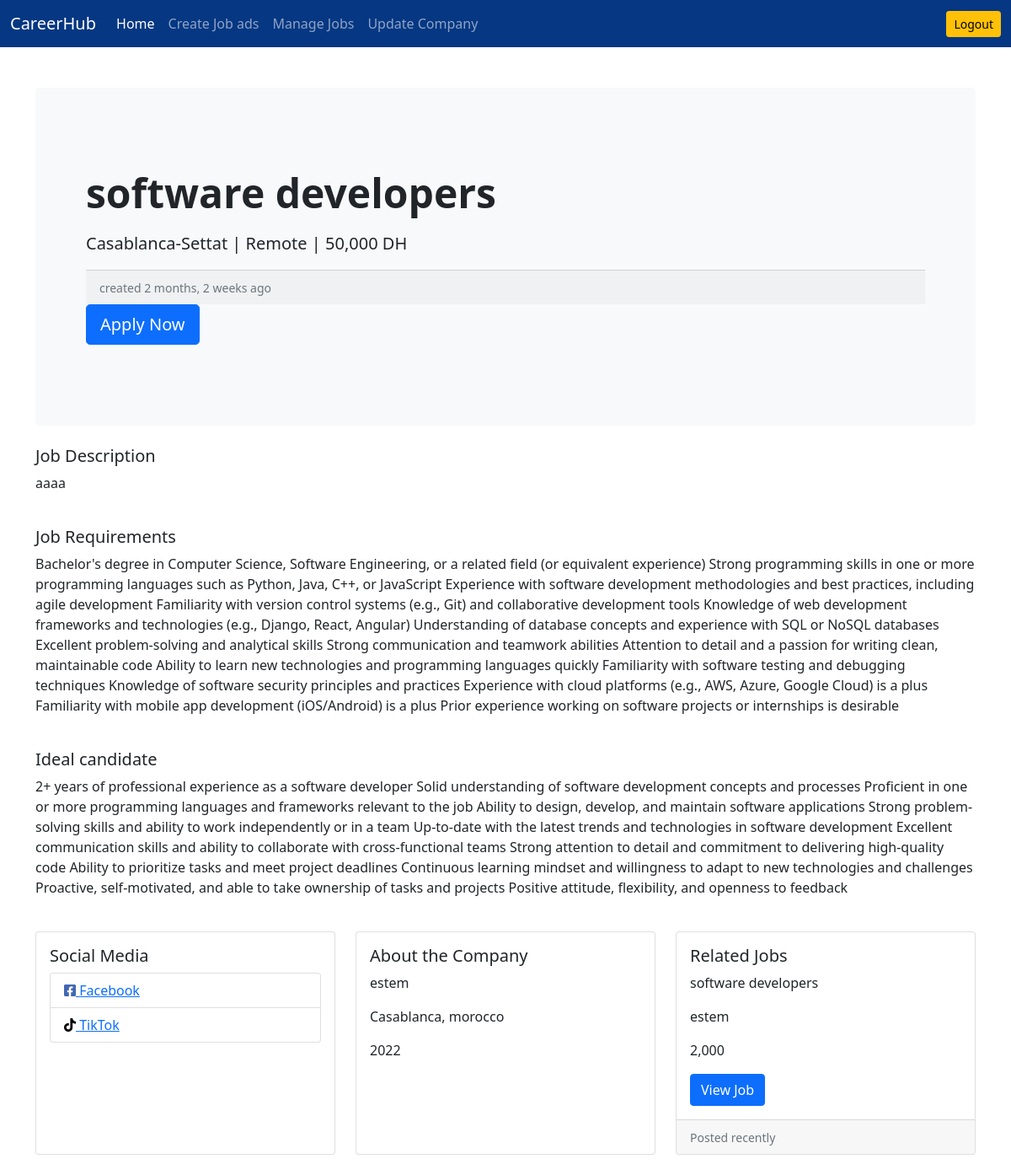
/job/job-details/29/ (signed in), run on the app's committed database.
### job/models.py (models this page shows, shortened)
class Job(models.Model):
    job_type_choices=(
        ('Remote','Remote'),
        ('Onsite','Onsite'),
        ('Hybride','Hybride')
    )
    user=models.ForeignKey(User,on_delete=models.CASCADE)
    company=models.ForeignKey(Company,on_delete=models.CASCADE)
    title= models.CharField(max_length=100)
    city=models.CharField(max_length=100)
    salary=models.PositiveBigIntegerField(default=2000)
    requirements=models.TextField()
    description=models.TextField(null=True)
    ideal_candidate=models.TextField()
    is_available=models.BooleanField(default=True)
    timestamp=models.DateTimeField(auto_now_add=True)
    industry=models.ForeignKey(Industry,on_delete=models.DO_NOTHING,null=True,blank=True)
    state=models.ForeignKey(State,on_delete=models.DO_NOTHING,null=True,blank=True)
    job_type=models.CharField(max_length=20, choices=job_type_choices,null=True,blank=True)

class State(models.Model):
    name = models.CharField(max_length=100)
    def __str__(self):
        return self.name

### company/models.py (models this page shows, shortened)
class Company(models.Model):
    user = models.OneToOneField(User, on_delete=models.CASCADE)
    name = models.CharField(max_length=100, null=True, blank=True)
    est_date = models.PositiveBigIntegerField(null=True, blank=True)
    city = models.CharField(max_length=100, null=True, blank=True)
    state = models.CharField(max_length=100, null=True, blank=True)
    facebook = models.URLField(max_length=200, null=True, blank=True)
    twitter = models.URLField(max_length=200, null=True, blank=True)
    linkedin = models.URLField(max_length=200, null=True, blank=True)
    instagram = models.URLField(max_length=200, null=True, blank=True)
    tiktok = models.URLField(max_length=200, null=True, blank=True)

### job/views.py (the view)
# urls.py: path('job-details/<int:pk>/', views.job_details, name='job-details'),
def job_details(request, pk):
    job = Job.objects.get(id=pk)
    related_jobs = Job.objects.filter(title__icontains=job.title).exclude(id=job.id)[:1]
    if ApplyJob.objects.filter(user=request.user, job=job).exists():
        has_applied = True
    else:
        has_applied = False
    context = {
        'job': job,
        'related_jobs': related_jobs,
        'has_applied': has_applied,
    }
    return render(request, 'website/job_details.html', context)

### templates/website/job_details.html (shortened to what this page needs)
{% extends 'base.html' %}
{% load humanize %}
{% block content %}
<section>
    <div class="p-5 mb-4 bg-light rounded-3">
        <div class="container-fluid py-5">
            <h2 class="display-5 fw-bold">{{ job.title }}</h2>
            <p class="col-md-8 fs-5 mt-3">
                {{ job.state }} | {{ job.job_type }} | {{ job.salary|intcomma }} DH
            </p>
            <div class="card-footer">
                <small class="text-muted">created {{job.timestamp|naturaltime}}</small>
            </div>
            {% if has_applied == False %}
                <a href="{% url 'apply-to-job' job.pk %}" class="btn btn-primary btn-lg">Apply Now</a>
            {%else%}
                <p><span class="text-danger">You have already applied for this</span></p>
            {% endif %}
        </div>
    </div>
</section>
<div>
    <section>
        <h5>Job Description</h5>
        <p>
            {{ job.description }}
        </p>
    </section>
</div><br>
<div>
    <section>
        <h5>Job Requirements</h5>
        <p>
            {{ job.requirements }}
        </p>
    </section>
</div><br>
<div>
    <section>
        <h5>Ideal candidate</h5>
        <p>
            {{ job.ideal_candidate }}
        </p>
    </section>
</div><br>
<div class="row row-cols-1 row-cols-md-3 g-4">
    <div class="col">
        <div class="card h-100">
            <div class="card-body">
                <h5 class="card-title">Social Media</h5>
                <ul class="list-group">
                    {% if job.company.facebook %}
                    <li class="list-group-item">
                        <a href="{{ company.facebook }}" target="_blank">
                            <i class="fab fa-facebook-square" style="color: #4267B2;"></i> Facebook
                        </a>
                    </li>
                    {% endif %}
                    {% if job.company.tiktok %}
                    <li class="list-group-item">
                        <a href="{{ company.tiktok }}" target="_blank">
                            <i class="fab fa-tiktok" style="color: black;"></i> TikTok
                        </a>
                    </li>
                    {% endif %}
                </ul>
            </div>
        </div>
    </div>
    <div class="col">
        <div class="card h-100">
            <div class="card-body">
                <h5 class="card-title">About the Company</h5>
                <p class="card-text">{{ job.company.name }}</p>
                <p class="card-text">{{ job.company.city }}, {{ job.company.state }}</p>
                <p class="card-text">{{ job.company.est_date }}</p>
            </div>
        </div>
    </div>
    <div class="col">
        <div class="card h-100">
            <div class="card-body">
                <h5 class="card-title">Related Jobs</h5>
                {% if related_jobs %}
                    {% for related_job in related_jobs %}
                        <p class="card-text">{{ related_job.title }}</p>
                        <p class="card-text">{{ related_job.company.name }}</p>
                        <p class="card-text">{{ related_job.salary|intcomma }}</p>
                        <a href="{% url 'job-details' related_job.pk %}" class="btn btn-primary">View Job</a>
                    {% endfor %}
                {% else %}
                    <p class="card-text">No related jobs found.</p>
                {% endif %}
            </div>
            <div class="card-footer">
                {% if related_jobs %}
                    <small class="text-muted">Posted recently</small>
                {% else %}
                    <small class="text-muted">No related jobs found.</small>
                {% endif %}
            </div>
        </div>
    </div>
</div><br>
{% endblock content %}

### templates/base.html (style rules this page uses)
li { list-style-type: none }

### data on the page
Job: title "software developers", state "Casablanca-Settat", job_type "Remote", salary "50,000", timestamp "2 months, 2 weeks ago", description "aaaa", requirements "Bachelor's degree in Computer Science, Software Engineering, or a related field (or equivalent experience) Strong programming skills in one or more programming languages such as Python, Java, C++, or JavaScript Experience with software development methodologies and best practices, including agile development Familiarity with version control systems (e.g., Git) and collaborative development tools Knowledge of web development frameworks and technologies (e.g., Django, React, Angular) Understanding of database concepts and experience with SQL or NoSQL databases Excellent problem-solving and analytical skills Strong communication and teamwork abilities Attention to detail and a passion for…", ideal_candidate "2+ years of professional experience as a software developer Solid understanding of software development concepts and processes Proficient in one or more programming languages and frameworks relevant to the job Ability to design, develop, and maintain software applications Strong problem-solving skills and ability to work independently or in a team Up-to-date with the latest trends and technologies in software development Excellent communication skills and ability to collaborate with cross-functional teams Strong attention to detail and commitment to delivering high-quality code Ability to prioritize tasks and meet project deadlines Continuous learning mindset and willingness to adapt to new…", company.name "estem", company.city "Casablanca", company.state "morocco", company.est_date "2022"
Job: title "software developers", company.name "estem", salary "2,000"
